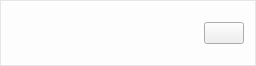
<?xml version="1.0" encoding="UTF-8"?>
<ui version="4.0">
 <class>AboutItem</class>
 <widget class="QFrame" name="AboutItem">
  <property name="geometry">
   <rect>
    <x>0</x>
    <y>0</y>
    <width>256</width>
    <height>63</height>
   </rect>
  </property>
  <property name="windowTitle">
   <string/>
  </property>
  <property name="styleSheet">
   <string notr="true">QFrame#AboutItem{
	background-color:rgb(253,253,253);
	border: 1px solid rgb(230, 230, 230);
}</string>
  </property>
  <layout class="QGridLayout" name="gridLayout">
   <item row="1" column="1">
    <widget class="QLabel" name="l_desctiption">
     <property name="font">
      <font>
       <family>Microsoft YaHei</family>
       <pointsize>9</pointsize>
      </font>
     </property>
     <property name="text">
      <string/>
     </property>
    </widget>
   </item>
   <item row="0" column="1">
    <widget class="QLabel" name="l_name">
     <property name="font">
      <font>
       <family>Microsoft YaHei</family>
       <pointsize>11</pointsize>
      </font>
     </property>
     <property name="text">
      <string/>
     </property>
    </widget>
   </item>
   <item row="0" column="2" rowspan="2">
    <widget class="PushButton" name="pb_operator">
     <property name="sizePolicy">
      <sizepolicy hsizetype="Fixed" vsizetype="Fixed">
       <horstretch>0</horstretch>
       <verstretch>0</verstretch>
      </sizepolicy>
     </property>
     <property name="minimumSize">
      <size>
       <width>0</width>
       <height>0</height>
      </size>
     </property>
     <property name="maximumSize">
      <size>
       <width>16777215</width>
       <height>16777215</height>
      </size>
     </property>
     <property name="text">
      <string/>
     </property>
    </widget>
   </item>
   <item row="0" column="0" rowspan="2">
    <widget class="QLabel" name="l_icon">
     <property name="minimumSize">
      <size>
       <width>32</width>
       <height>32</height>
      </size>
     </property>
     <property name="maximumSize">
      <size>
       <width>32</width>
       <height>32</height>
      </size>
     </property>
     <property name="text">
      <string/>
     </property>
    </widget>
   </item>
  </layout>
 </widget>
 <customwidgets>
  <customwidget>
   <class>PushButton</class>
   <extends>QPushButton</extends>
   <header>qfluentwidgets</header>
  </customwidget>
 </customwidgets>
 <resources/>
 <connections/>
</ui>
